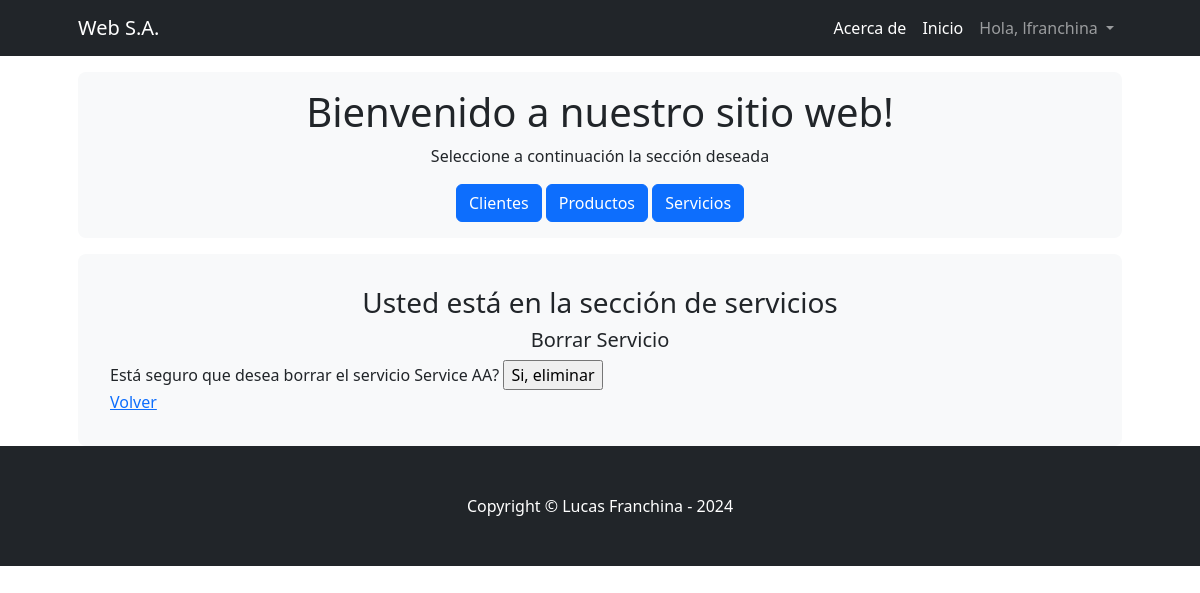
/Appventas/servicios/4/borrar (signed in), run on an earlier commit of the app's database.
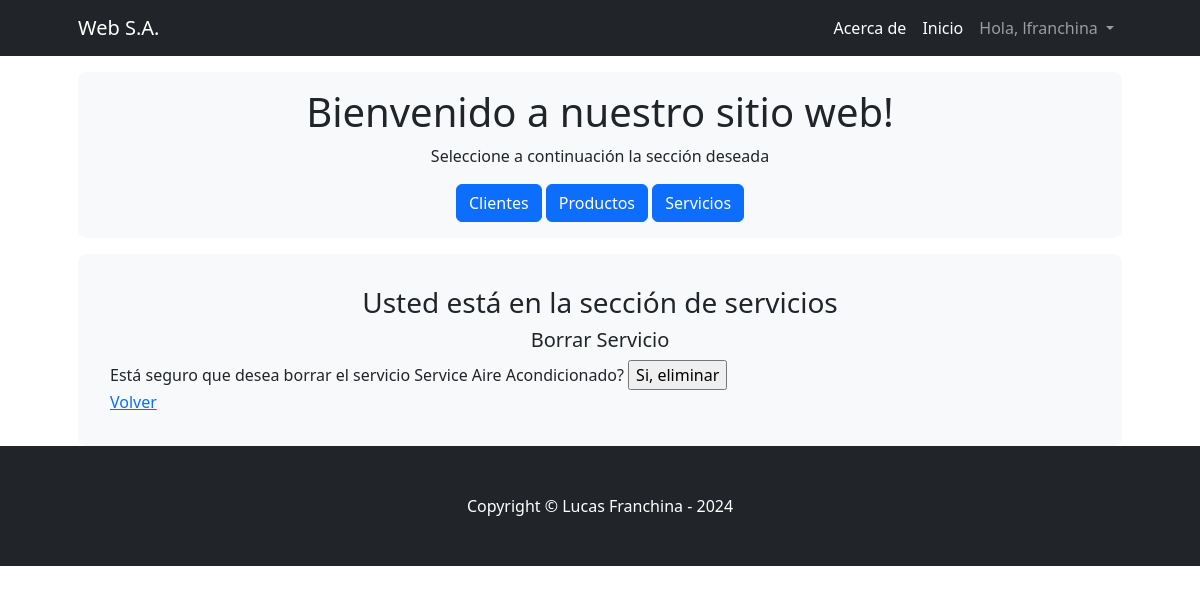
And on a later commit of the database.
### Appventas/models.py (models this page shows, shortened)
class Servicios(models.Model):
    servicio = models.CharField(max_length=30)
    precio = models.IntegerField()
    proveedor = models.CharField(max_length=30)
    class Meta:
        verbose_name = "Servicio"
        verbose_name_plural = "Servicios"

### Appventas/views.py (the view)
# urls.py: path('servicios/<pk>/borrar', views.serviciosdeleteview.as_view(), name="serviciosborrar"),
class serviciosdeleteview(LoginRequiredMixin, DeleteView):
    model = Servicios
    template_name = 'appventas/serviciosdelete.html'
    success_url = reverse_lazy('listaservicios')

### Appventas/templates/appventas/serviciosdelete.html (shortened to what this page needs)
<!DOCTYPE html>
<html lang="en">
<head>
</head>
<body>
    {% extends "appventas/padre.html" %}
    {% load static %}
    {% block contenidoQueCambia %}
    <div class="container px-lg-5">
        <div class="p-2 p-lg-3 bg-light rounded-3 text-center">
            <div class="m-2 m-lg-3">
                <h3>Usted está en la sección de servicios</h3>
                <h5>Borrar Servicio</h5>
                <div style="text-align: left;">
                <form action="" method="POST">
                    Está seguro que desea borrar el servicio {{object.servicio}}?
                    <input type="submit" value="Si, eliminar">
                </form>
                <a href="{% url 'listaservicios' %}">Volver</a>
            </div>
            </div>
        </div>
    </div>
    {% endblock %}

What changed in the data, as far as the page shows it:
changed Servicios: servicio "Service AA" → "Service Aire Acondicionado"
